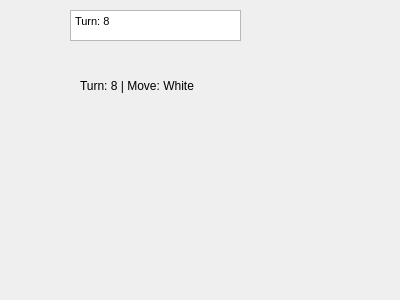
<?xml version="1.0" encoding="UTF-8"?>
<ui version="4.0">
 <class>Form</class>
 <widget class="QWidget" name="Form">
  <property name="geometry">
   <rect>
    <x>0</x>
    <y>0</y>
    <width>400</width>
    <height>300</height>
   </rect>
  </property>
  <property name="windowTitle">
   <string>Form</string>
  </property>
  <widget class="QTextBrowser" name="textBrowser">
   <property name="geometry">
    <rect>
     <x>70</x>
     <y>10</y>
     <width>171</width>
     <height>31</height>
    </rect>
   </property>
   <property name="html">
    <string>&lt;!DOCTYPE HTML PUBLIC &quot;-//W3C//DTD HTML 4.0//EN&quot; &quot;http://www.w3.org/TR/REC-html40/strict.dtd&quot;&gt;
&lt;html&gt;&lt;head&gt;&lt;meta name=&quot;qrichtext&quot; content=&quot;1&quot; /&gt;&lt;style type=&quot;text/css&quot;&gt;
p, li { white-space: pre-wrap; }
&lt;/style&gt;&lt;/head&gt;&lt;body style=&quot; font-family:'MS Shell Dlg 2'; font-size:8.25pt; font-weight:400; font-style:normal;&quot;&gt;
&lt;p style=&quot; margin-top:0px; margin-bottom:0px; margin-left:0px; margin-right:0px; -qt-block-indent:0; text-indent:0px;&quot;&gt;Turn: 8&lt;/p&gt;&lt;/body&gt;&lt;/html&gt;</string>
   </property>
  </widget>
  <widget class="QLabel" name="label">
   <property name="geometry">
    <rect>
     <x>80</x>
     <y>50</y>
     <width>231</width>
     <height>71</height>
    </rect>
   </property>
   <property name="text">
    <string>Turn: 8 | Move: White</string>
   </property>
  </widget>
 </widget>
 <resources/>
 <connections/>
</ui>
